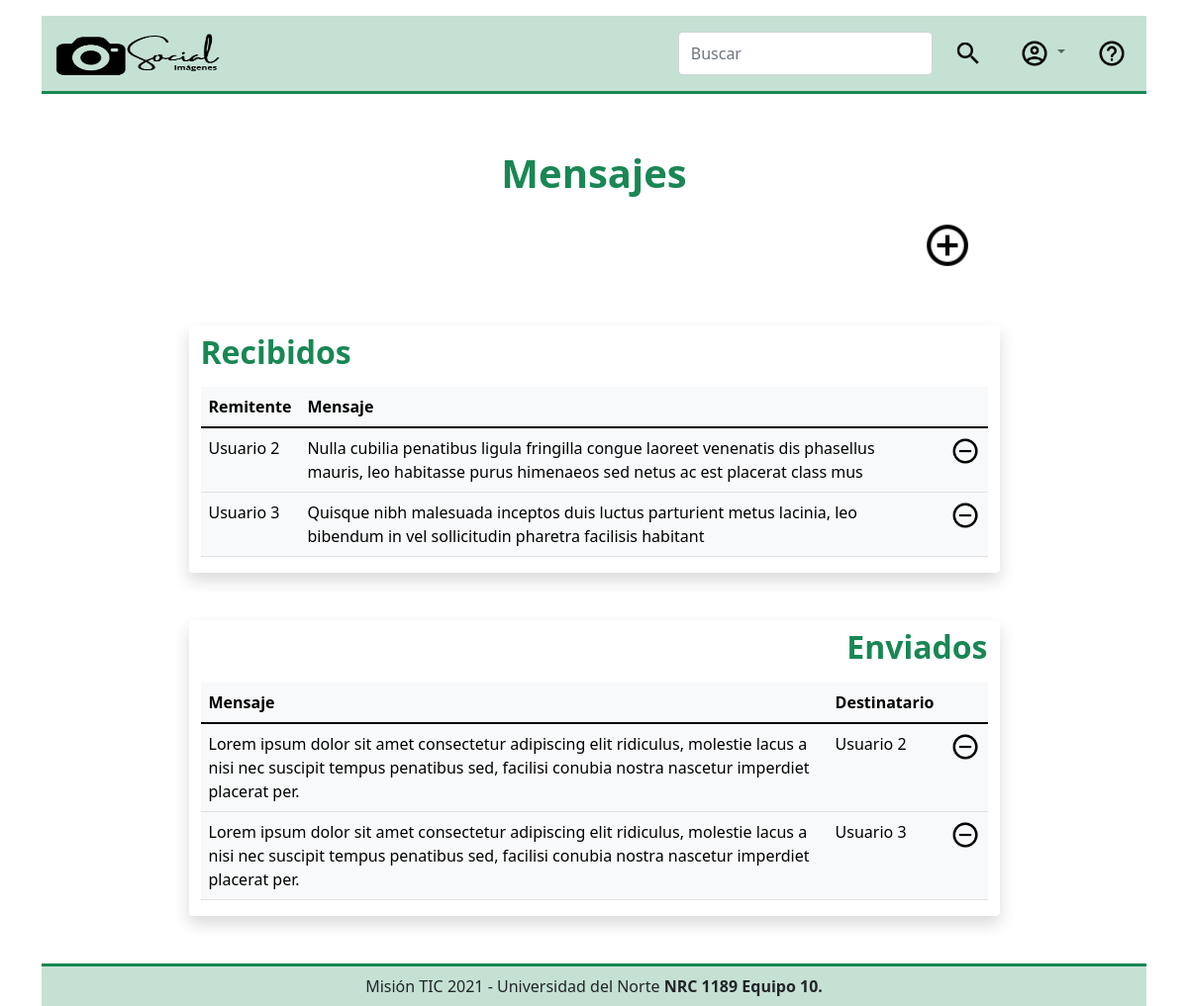
The app's page /ListarMensajes (signed in) with its own data.
### tables this page shows
CREATE TABLE tbMensajes (Id INTEGER PRIMARY KEY AUTOINCREMENT, IdDe INTEGER REFERENCES tbUsuarios (Id), IdPara INTEGER REFERENCES tbUsuarios (Id), Mensaje VARCHAR (1000));

CREATE TABLE tbUsuarios (Id INTEGER PRIMARY KEY AUTOINCREMENT, Correo VARCHAR (100) UNIQUE NOT NULL, Contrasena VARCHAR (255), Nombre VARCHAR (100) NOT NULL, TipoUs INTEGER REFERENCES tbTipoUsuario (Id), DescripcionUsuario VARCHAR (500));

### app.py (the view)
@app.route('/ListarMensajes', methods=['GET'])
def listar_mensajes():
    if not session:
        return redirect( url_for( 'login' ) )
    else:
        db = get_db()
        recibidos = db.execute(
                'SELECT tbMensajes.Id, tbMensajes.IdDe, tbMensajes.IdPara, tbUsuarios.Nombre, tbMensajes.Mensaje FROM tbMensajes INNER JOIN tbUsuarios ON tbUsuarios.Id = tbMensajes.IdDe WHERE tbMensajes.IdPara = ?', (session['id_usuario'],)
                ).fetchall()
        enviados = db.execute(
                'SELECT tbMensajes.Id, tbMensajes.IdDe, tbMensajes.IdPara, tbUsuarios.Nombre, tbMensajes.Mensaje FROM tbMensajes INNER JOIN tbUsuarios ON tbUsuarios.Id = tbMensajes.IdPara WHERE tbMensajes.IdDe = ?', (session['id_usuario'],)
                ).fetchall()
        db.commit()
        return render('mensajes.html',recibidos=recibidos, enviados=enviados)

### db.py (called while the page is built)
def get_db():
    try:
        if 'db' not in g:
            g.db = sqlite3.connect('database/dbsocial.db')
        return g.db
    except Error:
        print(Error)

### templates/mensajes.html (shortened to what this page needs)
{% extends "layout.html"%}
{%block content%}
<div class="container w-75 my-5">
    <h1 class="fw-bold text-center text-success py-2">
        Mensajes
    </h1>
    <div class="d-flex justify-content-end">
        <a class="nav-link fw-bold" href="/EnviaMensaje">
          <img src="/static/img/add-ico.png" alt="" width="50" height="50" class="d-inline-block align-text-middle">
        </a>
    </div>
</div>
<div class="container w-75 my-5 border-1 rounded shadow">
    <div class="row">
        <div class="col">
            <h2 class="fw-bold text-start text-success py-2">
                Recibidos
            </h2>
            <table class="table table-light">
                <thead class="thead-light">
                    <tr>
                        <th>Remitente</th>
                        <th>Mensaje</th>
                        <th></th>
                    </tr>
                </thead>
                <tbody>
                    {% for recibido in recibidos  %}
                        <tr>
                            <td>{{ recibido[3] }}</td>
                            <td>{{ recibido[4] }}</td>
                            <td>
                                <a href="/DelMensajeRec/{{recibido[0]}}">
                                    <img src="/static/img/deleted-ico.png" alt="Buscar" width="30" height="30" class="d-inline-block align-text-middle">
                                </a>
                            </td>
                        </tr>
                    {% endfor %}
                </tbody>
            </table>
        </div>
    </div>
</div>
<div class="container w-75 my-5 border-1 rounded shadow">
    <div class="row">
        <div class="col">
            <h2 class="fw-bold text-end text-success py-2">
                Enviados
            </h2>
            <table class="table table-light">
                <thead class="thead-light">
                    <tr>
                        <th>Mensaje</th>
                        <th>Destinatario</th>
                        <th></th>
                    </tr>
                </thead>
                <tbody>
                    {% for enviado in enviados  %}
                        <tr>
                            <td>{{ enviado[4] }}</td>
                            <td>{{ enviado[3] }}</td>
                            <td>
                                <a href="/DelMensajeRec/{{enviado[0]}}">
                                    <img src="/static/img/deleted-ico.png" alt="Buscar" width="30" height="30" class="d-inline-block align-text-middle">
                                </a>
                            </td>
                        </tr>
                    {% endfor %}
                </tbody>
            </table>
        </div>
    </div>
</div>
{%endblock%}

### records on screen
tbMensajes: Nombre "Usuario 2", Mensaje "Nulla cubilia penatibus ligula fringilla congue laoreet venenatis dis phasellus mauris, leo habitasse purus himenaeos sed netus ac est placerat class mus"
tbMensajes: Nombre "Usuario 3", Mensaje "Quisque nibh malesuada inceptos duis luctus parturient metus lacinia, leo bibendum in vel sollicitudin pharetra facilisis habitant"
tbMensajes: Mensaje "Lorem ipsum dolor sit amet consectetur adipiscing elit ridiculus, molestie lacus a nisi nec suscipit tempus penatibus sed, facilisi conubia nostra nascetur imperdiet placerat per.", Nombre "Usuario 2"
tbMensajes: Mensaje "Lorem ipsum dolor sit amet consectetur adipiscing elit ridiculus, molestie lacus a nisi nec suscipit tempus penatibus sed, facilisi conubia nostra nascetur imperdiet placerat per.", Nombre "Usuario 3"
